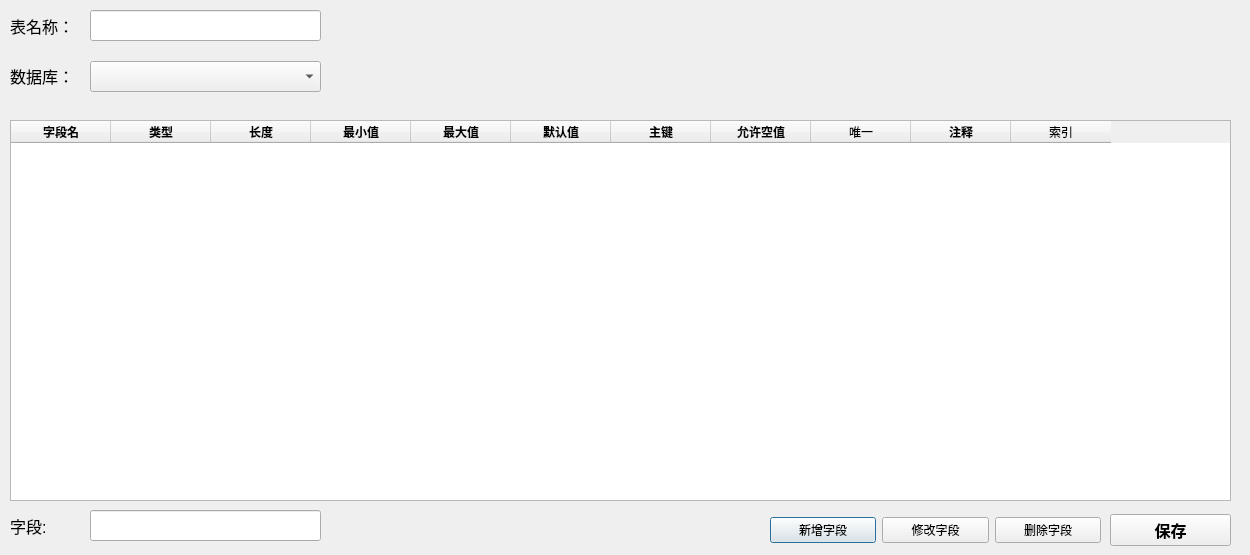
<?xml version="1.0" encoding="UTF-8"?>
<ui version="4.0">
 <class>TBCreateDialog</class>
 <widget class="QDialog" name="TBCreateDialog">
  <property name="geometry">
   <rect>
    <x>0</x>
    <y>0</y>
    <width>1250</width>
    <height>555</height>
   </rect>
  </property>
  <property name="windowTitle">
   <string>创建表</string>
  </property>
  <widget class="QLineEdit" name="tableNameEdit">
   <property name="geometry">
    <rect>
     <x>90</x>
     <y>10</y>
     <width>231</width>
     <height>31</height>
    </rect>
   </property>
   <property name="font">
    <font>
     <weight>75</weight>
     <bold>true</bold>
    </font>
   </property>
  </widget>
  <widget class="QLabel" name="label">
   <property name="geometry">
    <rect>
     <x>10</x>
     <y>10</y>
     <width>71</width>
     <height>31</height>
    </rect>
   </property>
   <property name="font">
    <font>
     <pointsize>12</pointsize>
    </font>
   </property>
   <property name="text">
    <string>表名称：</string>
   </property>
  </widget>
  <widget class="QLabel" name="label_2">
   <property name="geometry">
    <rect>
     <x>10</x>
     <y>60</y>
     <width>71</width>
     <height>31</height>
    </rect>
   </property>
   <property name="font">
    <font>
     <pointsize>12</pointsize>
    </font>
   </property>
   <property name="text">
    <string>数据库：</string>
   </property>
  </widget>
  <widget class="QComboBox" name="comboBox">
   <property name="geometry">
    <rect>
     <x>90</x>
     <y>61</y>
     <width>231</width>
     <height>31</height>
    </rect>
   </property>
   <property name="font">
    <font>
     <weight>75</weight>
     <bold>true</bold>
    </font>
   </property>
  </widget>
  <widget class="QTableWidget" name="tableWidget">
   <property name="geometry">
    <rect>
     <x>10</x>
     <y>120</y>
     <width>1221</width>
     <height>381</height>
    </rect>
   </property>
   <column>
    <property name="text">
     <string>字段名</string>
    </property>
    <property name="font">
     <font>
      <weight>75</weight>
      <bold>true</bold>
     </font>
    </property>
   </column>
   <column>
    <property name="text">
     <string>类型</string>
    </property>
    <property name="font">
     <font>
      <weight>75</weight>
      <bold>true</bold>
     </font>
    </property>
   </column>
   <column>
    <property name="text">
     <string>长度</string>
    </property>
    <property name="font">
     <font>
      <weight>75</weight>
      <bold>true</bold>
     </font>
    </property>
   </column>
   <column>
    <property name="text">
     <string>最小值</string>
    </property>
    <property name="font">
     <font>
      <weight>75</weight>
      <bold>true</bold>
     </font>
    </property>
   </column>
   <column>
    <property name="text">
     <string>最大值</string>
    </property>
    <property name="font">
     <font>
      <weight>75</weight>
      <bold>true</bold>
     </font>
    </property>
   </column>
   <column>
    <property name="text">
     <string>默认值</string>
    </property>
    <property name="font">
     <font>
      <weight>75</weight>
      <bold>true</bold>
     </font>
    </property>
   </column>
   <column>
    <property name="text">
     <string>主键</string>
    </property>
    <property name="font">
     <font>
      <weight>75</weight>
      <bold>true</bold>
     </font>
    </property>
   </column>
   <column>
    <property name="text">
     <string>允许空值</string>
    </property>
    <property name="font">
     <font>
      <weight>75</weight>
      <bold>true</bold>
     </font>
    </property>
   </column>
   <column>
    <property name="text">
     <string>唯一</string>
    </property>
   </column>
   <column>
    <property name="text">
     <string>注释</string>
    </property>
    <property name="font">
     <font>
      <weight>75</weight>
      <bold>true</bold>
     </font>
    </property>
   </column>
   <column>
    <property name="text">
     <string>索引</string>
    </property>
   </column>
  </widget>
  <widget class="QWidget" name="horizontalLayoutWidget">
   <property name="geometry">
    <rect>
     <x>770</x>
     <y>510</y>
     <width>331</width>
     <height>41</height>
    </rect>
   </property>
   <layout class="QHBoxLayout" name="horizontalLayout">
    <item>
     <widget class="QPushButton" name="addButton">
      <property name="text">
       <string>新增字段</string>
      </property>
     </widget>
    </item>
    <item>
     <widget class="QPushButton" name="updateButton">
      <property name="text">
       <string>修改字段</string>
      </property>
     </widget>
    </item>
    <item>
     <widget class="QPushButton" name="deleteButton">
      <property name="text">
       <string>删除字段</string>
      </property>
     </widget>
    </item>
   </layout>
  </widget>
  <widget class="QLabel" name="label_3">
   <property name="geometry">
    <rect>
     <x>10</x>
     <y>510</y>
     <width>71</width>
     <height>31</height>
    </rect>
   </property>
   <property name="font">
    <font>
     <pointsize>12</pointsize>
    </font>
   </property>
   <property name="text">
    <string>字段:</string>
   </property>
  </widget>
  <widget class="QLineEdit" name="fieldNameEdit">
   <property name="geometry">
    <rect>
     <x>90</x>
     <y>510</y>
     <width>231</width>
     <height>31</height>
    </rect>
   </property>
  </widget>
  <widget class="QWidget" name="horizontalLayoutWidget_2">
   <property name="geometry">
    <rect>
     <x>1110</x>
     <y>510</y>
     <width>121</width>
     <height>41</height>
    </rect>
   </property>
   <layout class="QHBoxLayout" name="horizontalLayout_2">
    <item>
     <widget class="QPushButton" name="saveButton">
      <property name="font">
       <font>
        <pointsize>12</pointsize>
        <weight>75</weight>
        <bold>true</bold>
       </font>
      </property>
      <property name="text">
       <string>保存</string>
      </property>
     </widget>
    </item>
   </layout>
  </widget>
 </widget>
 <resources/>
 <connections/>
</ui>
